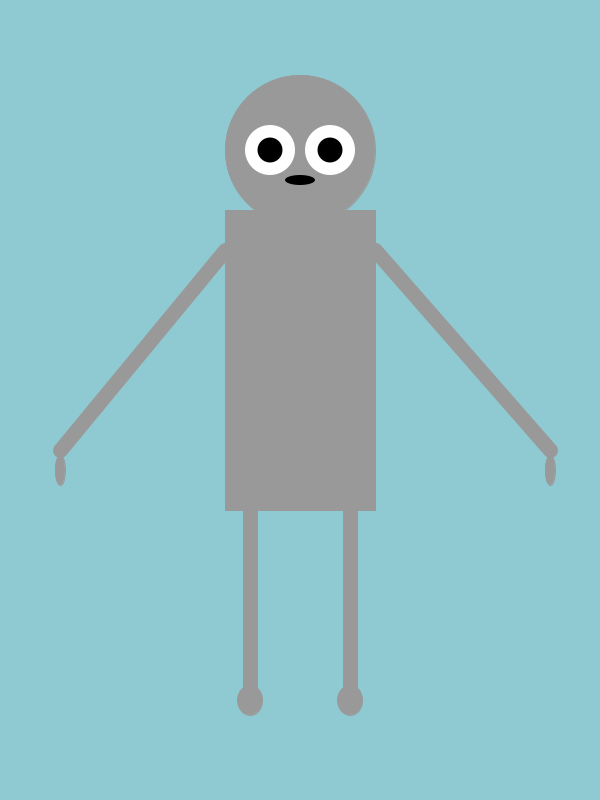
Frame 1 (no input)
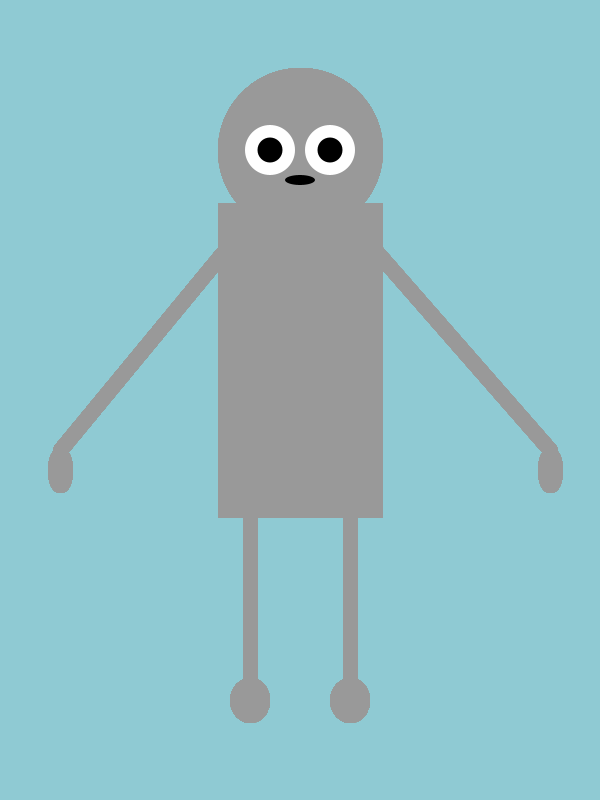
Frame 60 (the mouse pressed at the canvas centre just before this capture)
Frame 120 (the mouse held since frame 60 and released just before this capture): identical to frame 60, image omitted

The Processing sketch that drew these frames (run headless with seeded random() and noise(); from frame 60 on, the mouse is pressed at the canvas centre):

// Processing sketch: processing_89993
// ── processing_89993.pde

int GREY = #999999;
int BLUE = #8FCAD3;

void setup (){
  size(600,800);
  background(BLUE);//declare a variable of BLUE that is an intager
}

void draw (){
  stroke(GREY);
 fill(GREY);
 ellipse(300,150, 150,150);
 ellipse(60,470, 10,30);
 ellipse(550,470, 10,30);
 ellipse(350,700, 25,30);
 ellipse(250,700, 25,30);
 rect(225,210,  150,300);
 strokeWeight(15);
 line(225,250,60,450);
 line(375,250,550,450);
 line(250,690,250,510);
 line(350,690,350,510);
 noStroke();
 fill(#FFFFFF);
 ellipse(270,150,50,50);
 ellipse(330,150,50,50);
 noStroke();
 fill(#000000);
 ellipse(270,150,25,25);
 ellipse(330,150,25,25);
 ellipse(300,180,30,10);
   
}
